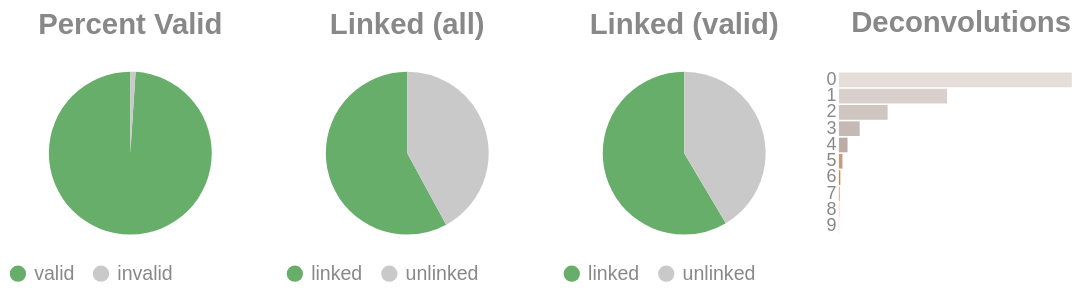

Notebook code for this chart:
### Code cell
if SKIPLR:
    pass
else:
    clash = Counter()
    for i in valids['molecule'].to_list():
        _mol = i.split("-")
        if len(_mol) == 1:
            clash.update('0')
        else:
            clash.update(_mol[-1])

    _d = {"deconvolutions": [], 'count': []}
    for k,v in clash.items():
        _d['deconvolutions'].append(k)
        _d['count'].append(v)

    tot_valid = valids['reads'].sum()
    mask = valids['reads'] >= 2
    n_linked_reads = valids.filter(mask)['reads'].sum()
    if n_linked_reads == 0:
        print_html("No linked molecules (>=2 reads) were detected; skipping linked-only distributions.")
        SKIPLR = True
    else:
        perc_valid = round(tot_valid / n_reads, 4)
        linked_perc_abs = round(n_linked_reads / n_reads, 4)
        linked_perc = round(n_linked_reads / tot_valid, 4)

    _valid = pl.DataFrame({"valids": ['valid', 'invalid'], "count": [tot_valid, n_reads - tot_valid]})
    _linked_abs = pl.DataFrame({"linked (absolute)": ['linked', 'unlinked'], "count": [n_linked_reads, n_reads - n_linked_reads]})
    _linked_rel = pl.DataFrame({"linked (valids)": ['linked', 'unlinked'], "count": [n_linked_reads, tot_valid - n_linked_reads]})

    (
        alt.hconcat(
            piechart(_valid, goodval = 'valid', title = "Percent Valid"),
            piechart(_linked_abs, goodval = "linked", title =  "Linked (all)"),
            piechart(_linked_rel, goodval = "linked", title =  "Linked (valid)"),
            convolutionbar(pl.DataFrame(_d), title = "Deconvolutions"),
            center = True,
            bounds = 'flush'
        )
        .resolve_scale(color='independent')
        .resolve_legend('independent')
        .properties(usermeta={'embedOptions': {"actions": False}})
    ).display()

### Figure 1 — Vega-Lite specification as saved in the notebook (floating-point values rounded to 4 significant figures)
{"width": "container", "height": 400, "config": {"title": {"anchor": "start", "dy": -15, "fontSize": 18, "color": "#888888", "subtitleColor": "#888888", "subtitleFontSize": 14}, "arc": {"fill": "#0072B2"}, "axis": {"domainColor": "#888888", "domainWidth": 0.5, "gridWidth": 0.2, "grid": false, "titleFontWeight": 400, "titleFontSize": 15, "labelFontSize": 11, "labelColor": "#888888", "tickColor": "#888888", "tickWidth": 0.2, "titleColor": "#888888"}, "axisBand": {"grid": false}, "axisX": {"grid": true, "tickSize": 10, "domainCap": "round"}, "axisY": {"domain": false, "grid": true, "tickSize": 0, "domainCap": "round"}, "background": "transparent", "header": {"labelFontSize": 15, "labelColor": "#888888", "titleFontSize": 15, "titleFontWeight": 600, "titleColor": "#888888"}, "legend": {"labelFont": "sans-serif", "labelFontSize": 12, "labelColor": "#888888", "symbolSize": 100, "symbolType": "circle", "titleFontSize": 12, "titlePadding": 10, "titleColor": "#888888", "title": null}, "range": {"category": ["#E69F00", "#56B4E9", "#009E73", "#F0E442", "#0072B2", "#D55E00", "#CC79A7", "#000000"], "diverging": ["#cfe8f3", "#a2d4ec", "#73bfe2", "#46abdb", "#1696d2", "#12719e"]}, "area": {"fill": "#0072B2", "fillOpacity": 0.7, "line": true, "strokeOpacity": 0.7}, "line": {"color": "#0072B2", "stroke": "#0072B2", "strokeWidth": 2}, "trail": {"color": "#0072B2", "stroke": "#0072B2", "strokeWidth": 0, "size": 1}, "point": {"filled": true, "fillOpacity": 1.0, "size": 95}, "text": {"color": "#888888", "fontSize": 11, "align": "right", "fontWeight": 400, "size": 11}, "bar": {"fill": "#0072B2", "stroke": null}, "view": {"stroke": null, "continuousWidth": 660, "continuousHeight": 400}}, "hconcat": [{"data": {"name": "data-3645aa4c328485790e80ed443355f0c8"}, "mark": {"type": "arc"}, "encoding": {"color": {"field": "valids", "legend": {"orient": "bottom", "title": null}, "scale": {"domain": ["valid", "invalid"], "range": ["#68ae6b", "#C9C9C9"]}, "title": "Valids", "type": "nominal"}, "theta": {"field": "count", "type": "quantitative"}, "tooltip": [{"field": "valids", "title": "Valids", "type": "ordinal"}, {"field": "percent", "format": ".2%", "title": "Percent", "type": "quantitative"}, {"field": "count", "title": "Count", "type": "quantitative"}]}, "height": 100, "title": {"text": "Percent Valid", "align": "center", "anchor": "middle"}, "transform": [{"calculate": "datum.count / 3699550", "as": "percent"}], "width": 150}, {"data": {"name": "data-dc0d5f76d28ed29573d30b9245d4345a"}, "mark": {"type": "arc"}, "encoding": {"color": {"field": "linked (absolute)", "legend": {"orient": "bottom", "title": null}, "scale": {"domain": ["linked", "unlinked"], "range": ["#68ae6b", "#C9C9C9"]}, "title": "Linked (Absolute)", "type": "nominal"}, "theta": {"field": "count", "type": "quantitative"}, "tooltip": [{"field": "linked (absolute)", "title": "Linked (Absolute)", "type": "ordinal"}, {"field": "percent", "format": ".2%", "title": "Percent", "type": "quantitative"}, {"field": "count", "title": "Count", "type": "quantitative"}]}, "height": 100, "title": {"text": "Linked (all)", "align": "center", "anchor": "middle"}, "transform": [{"calculate": "datum.count / 3699550", "as": "percent"}], "width": 150}, {"data": {"name": "data-b8ba6dbb46d7bb5aeb80802ef2ad52ad"}, "mark": {"type": "arc"}, "encoding": {"color": {"field": "linked (valids)", "legend": {"orient": "bottom", "title": null}, "scale": {"domain": ["linked", "unlinked"], "range": ["#68ae6b", "#C9C9C9"]}, "title": "Linked (Valids)", "type": "nominal"}, "theta": {"field": "count", "type": "quantitative"}, "tooltip": [{"field": "linked (valids)", "title": "Linked (Valids)", "type": "ordinal"}, {"field": "percent", "format": ".2%", "title": "Percent", "type": "quantitative"}, {"field": "count", "title": "Count", "type": "quantitative"}]}, "height": 100, "title": {"text": "Linked (valid)", "align": "center", "anchor": "middle"}, "transform": [{"calculate": "datum.count / 3661209", "as": "percent"}], "width": 150}, {"data": {"name": "data-b4e04ef2397cc8495634019dda750769"}, "mark": {"type": "bar"}, "encoding": {"color": {"field": "deconvolutions", "legend": null, "scale": {"scheme": "lightgreyred"}, "type": "nominal"}, "tooltip": [{"field": "deconvolutions", "title": "Deconvolutions", "type": "ordinal"}, {"field": "percent", "format": ".2%", "title": "Percent", "type": "quantitative"}, {"field": "count", "title": "Count", "type": "quantitative"}], "x": {"axis": null, "field": "count", "type": "quantitative"}, "y": {"field": "deconvolutions", "sort": "ascending", "title": null, "type": "nominal"}}, "height": 100, "title": {"text": "Deconvolutions", "align": "center", "anchor": "middle"}, "transform": [{"calculate": "datum.count / 2260537", "as": "percent"}], "width": 150}], "bounds": "flush", "center": true, "resolve": {"legend": {"angle": "independent"}, "scale": {"color": "independent"}}, "usermeta": {"embedOptions": {"actions": false}}, "$schema": "https://vega.github.io/schema/vega-lite/v6.4.1.json", "datasets": {"data-3645aa4c328485790e80ed443355f0c8": [{"valids": "valid", "count": 3661209}, {"valids": "invalid", "count": 38341}], "data-dc0d5f76d28ed29573d30b9245d4345a": [{"linked (absolute)": "linked", "count": 2143128}, {"linked (absolute)": "unlinked", "count": 1556422}], "data-b8ba6dbb46d7bb5aeb80802ef2ad52ad": [{"linked (valids)": "linked", "count": 2143128}, {"linked (valids)": "unlinked", "count": 1518081}], "data-b4e04ef2397cc8495634019dda750769": [{"deconvolutions": "0", "count": 1238892}, {"deconvolutions": "1", "count": 575582}, {"deconvolutions": "2", "count": 259008}, {"deconvolutions": "3", "count": 110404}, {"deconvolutions": "4", "count": 45771}, {"deconvolutions": "5", "count": 18660}, {"deconvolutions": "6", "count": 7475}, {"deconvolutions": "7", "count": 3014}, {"deconvolutions": "8", "count": 1235}, {"deconvolutions": "9", "count": 496}]}}
